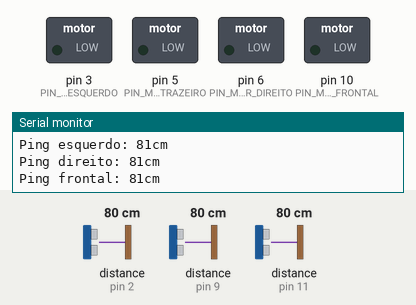
Bench run of a sketch on a simulated Teensy 3. On the bench: switched loads named in the sketch (green lamp = pin HIGH), the last lines printed to the serial monitor. Dashed ring = blinking. The test bench sets the inputs (shaded band); at power-on: distance to the obstacle (sensors on pin 2, pin 9, pin 11) 80 cm. The echo pulse lasts 58.3 µs per cm.

Above: at 1.2 s.
1.3 s: distance to the obstacle (sensor on pin 2) set to 7 cm
2.8 s: distance to the obstacle (sensor on pin 2) set to 4 cm
At 3.28 s:
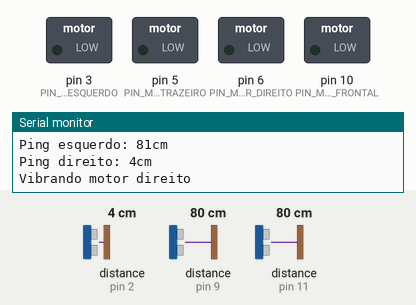
4.9 s: distance to the obstacle (sensor on pin 9) set to 7 cm
6.4 s: distance to the obstacle (sensor on pin 9) set to 4 cm
At 7.02 s:
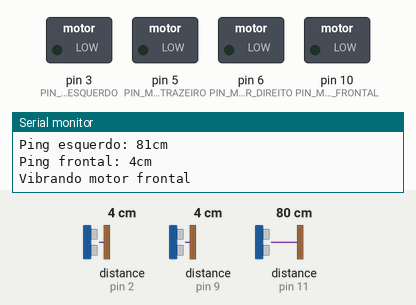
8.6 s: distance to the obstacle (sensor on pin 11) set to 7 cm
10.2 s: distance to the obstacle (sensor on pin 11) set to 4 cm
At 12.88 s:
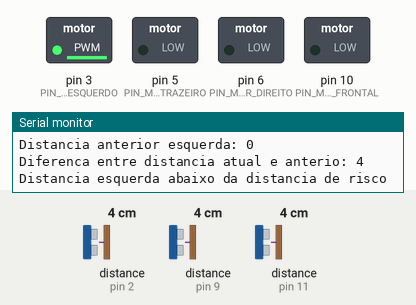
Timing chart, 0 to 14.2 s (numbered marks = the images above; inputs shaded):
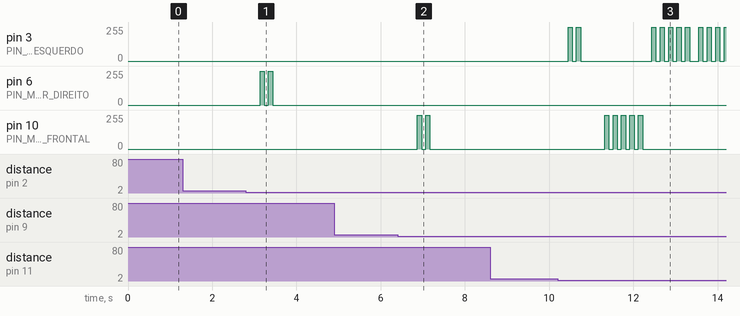

The sketch:

sketch.ino
```cpp
#include "NewPing.h"
#include <SoftwareSerial.h>

#define DISTANCIA_MAXIMA               200

#define TRIG_PIN_ULTRASOM_ESQUERDO     12
#define ECHO_PIN_ULTRASOM_ESQUERDO     11

#define TRIG_PIN_ULTRASOM_DIREITO      4
#define ECHO_PIN_ULTRASOM_DIREITO      2

#define TRIG_PIN_ULTRASOM_FRONTAL      8
#define ECHO_PIN_ULTRASOM_FRONTAL      9

#define PIN_MOTOR_ESQUERDO             3
#define PIN_MOTOR_TRAZEIRO             5
#define PIN_MOTOR_DIREITO              6
#define PIN_MOTOR_FRONTAL              10

#define LIMITE_ALERTA                  90
#define DISTANCIA_RISCO                25

int DEBUG = 1;

int CONTROLE_EXECUCAO = 0;
//0 : Testa os motores
//1 : Navegacao

int DISTANCIA_ATUAL_FRONTAL = 0;
int DISTANCIA_ANTERIOR_FRONTAL = 0;
int DISTANCIA_ATUAL_ESQUERDA = 0;
int DISTANCIA_ANTERIOR_ESQUERDA = 0;
int DISTANCIA_ATUAL_DIREITA = 0;
int DISTANCIA_ANTERIOR_DIREITA = 0;

NewPing frontal(TRIG_PIN_ULTRASOM_FRONTAL, ECHO_PIN_ULTRASOM_FRONTAL, DISTANCIA_MAXIMA);
NewPing esquerdo(TRIG_PIN_ULTRASOM_ESQUERDO, ECHO_PIN_ULTRASOM_ESQUERDO, DISTANCIA_MAXIMA);
NewPing direito(TRIG_PIN_ULTRASOM_DIREITO, ECHO_PIN_ULTRASOM_DIREITO, DISTANCIA_MAXIMA);

int motor_esquerdo_ativado = 0;
int distancia_motor_esquerdo = 0;

int motor_direito_ativado = 0;
int distancia_motor_direito = 0;

int motor_frontal_ativado = 0;
int distancia_motor_frontal = 0;

int byte_lido = 0;
SoftwareSerial mySerial(1, 0); // RX - Pino 1, TX - Pino 0

void setup()
{
    Serial.begin(9600);
    while (!Serial)
    {
        ; // wait for serial port to connect. Needed for native USB port only
    }

    pinMode(PIN_MOTOR_ESQUERDO, OUTPUT);
    pinMode(PIN_MOTOR_TRAZEIRO, OUTPUT);
    pinMode(PIN_MOTOR_DIREITO,  OUTPUT);
    pinMode(PIN_MOTOR_FRONTAL,  OUTPUT);
    mySerial.begin(9600);
    mySerial.println("Hello, world?");
}
void alerta_vibratorio(int pino, int potencia, int quantidade, int tempo_ligado)
{
   int i;
   for (i = 0; i < quantidade; i++)
   {

       analogWrite(pino, potencia);
       delay(tempo_ligado);
       analogWrite(pino, 0);
       delay(tempo_ligado);
   }
}

void testa_motor(NewPing &ultra_som, int &motor_ativado, int pin_motor, const char *posicao)
{

    int distancia = 0;
    if (motor_ativado != 0)
        return ;

    distancia = ultra_som.convert_cm(ultra_som.ping_median());
    if (DEBUG == 1)
    {
        Serial.print("Ping ");
        Serial.print(posicao);
        Serial.print(": ");
        Serial.print(distancia);
        Serial.println("cm");
    }

    if (distancia <= 5 && distancia != 0)
    {
        motor_ativado = 1;

        if (DEBUG == 1)
        {
            Serial.print("Vibrando motor ");
            Serial.println(posicao);
        }

        alerta_vibratorio(pin_motor, 254, 2, 100);
    }


}
/*
                COMPARE MOTORES FRONTAIS
*/
int compare_distancias_frontais(NewPing &sonar)
{
    int delta_d = 0;
    DISTANCIA_ATUAL_FRONTAL = sonar.convert_cm(sonar.ping_median());
    if (DEBUG == 1)
    {
        Serial.print("Distancia atual frontal: ");
        Serial.println(DISTANCIA_ATUAL_FRONTAL);
        Serial.print("Distancia anterior frontal: ");
        Serial.println(DISTANCIA_ANTERIOR_FRONTAL);
    }
    if (DISTANCIA_ATUAL_FRONTAL != 0)
    {
        delta_d = DISTANCIA_ATUAL_FRONTAL - DISTANCIA_ANTERIOR_FRONTAL;
        if (DEBUG ==1)
        {
            Serial.print("Diferenca entre distancia atual e anterio: ");
            Serial.println(delta_d);
        }
        return delta_d;
    }
}

void trate_motores_frontais(int comparacao_distancias)
{
   if (DISTANCIA_ATUAL_FRONTAL == 0)
   {
      return;
   }

   if (comparacao_distancias < -10 && DISTANCIA_ATUAL_FRONTAL < LIMITE_ALERTA)
   {
       if (DEBUG == 1)
       {
            Serial.println("Distancia abaixo do limite de alerta e alterada em mais de 10 cm");
       }
       alerta_vibratorio(PIN_MOTOR_FRONTAL, 254, 2, 100);
   }
   if (DISTANCIA_ATUAL_FRONTAL <= DISTANCIA_RISCO)
   {
       if (DEBUG == 1)
       {
            Serial.println("Distancia abaixo da distancia de risco");
       }
       alerta_vibratorio(PIN_MOTOR_FRONTAL, 254, 5, 100);
   }
}
/*
                COMPARE MOTORES ESQUERDOS
*/
int compare_distancias_esquerdas(NewPing &sonar)
{
    int delta_d = 0;
    DISTANCIA_ATUAL_ESQUERDA = sonar.convert_cm(sonar.ping_median());
    if (DEBUG == 1)
    {
        Serial.print("Distancia atual esquerda: ");
        Serial.println(DISTANCIA_ATUAL_ESQUERDA);
        Serial.print("Distancia anterior esquerda: ");
        Serial.println(DISTANCIA_ANTERIOR_ESQUERDA);
    }
    if (DISTANCIA_ATUAL_ESQUERDA != 0)
    {
        delta_d = DISTANCIA_ATUAL_ESQUERDA - DISTANCIA_ANTERIOR_ESQUERDA;
        if (DEBUG ==1)
        {
            Serial.print("Diferenca entre distancia atual e anterio: ");
            Serial.println(delta_d);
        }
        return delta_d;
    }
}

void trate_motores_esquerdos(int comparacao_distancias)
{
   if (DISTANCIA_ATUAL_ESQUERDA == 0)
   {
      return;
   }

   if (comparacao_distancias < -10 && DISTANCIA_ATUAL_ESQUERDA < LIMITE_ALERTA)
   {
       if (DEBUG == 1)
       {
            Serial.println("Distancia esquerda abaixo do limite de alerta e alterada em mais de 10 cm");
       }
       alerta_vibratorio(PIN_MOTOR_ESQUERDO, 254, 2, 100);
   }
   if (DISTANCIA_ATUAL_ESQUERDA <= DISTANCIA_RISCO)
   {
       if (DEBUG == 1)
       {
            Serial.println("Distancia esquerda abaixo da distancia de risco");
       }
       alerta_vibratorio(PIN_MOTOR_ESQUERDO, 254, 5, 100);
   }
}
/*
                COMPARE MOTORES DIREITOS
*/
int compare_distancias_direitas(NewPing &sonar)
{
    int delta_d = 0;
    DISTANCIA_ATUAL_DIREITA = sonar.convert_cm(sonar.ping_median());
    if (DEBUG == 1)
    {
        Serial.print("Distancia atual direita: ");
        Serial.println(DISTANCIA_ATUAL_DIREITA);
        Serial.print("Distancia anterior direita: ");
        Serial.println(DISTANCIA_ANTERIOR_DIREITA);
    }
    if (DISTANCIA_ATUAL_DIREITA != 0)
    {
        delta_d = DISTANCIA_ATUAL_DIREITA - DISTANCIA_ANTERIOR_DIREITA;
        if (DEBUG ==1)
        {
            Serial.print("Diferenca entre distancia atual e anterio: ");
            Serial.println(delta_d);
        }
        return delta_d;
    }
}

void trate_motores_direitos(int comparacao_distancias)
{
   if (DISTANCIA_ATUAL_DIREITA == 0)
   {
      return;
   }

   if (comparacao_distancias < -10 && DISTANCIA_ATUAL_DIREITA < LIMITE_ALERTA)
   {
       if (DEBUG == 1)
       {
            Serial.println("Distancia direita abaixo do limite de alerta e alterada em mais de 10 cm");
       }
       alerta_vibratorio(PIN_MOTOR_ESQUERDO, 254, 2, 100);
   }
   if (DISTANCIA_ATUAL_DIREITA <= DISTANCIA_RISCO)
   {
       if (DEBUG == 1)
       {
            Serial.println("Distancia direita abaixo da distancia de risco");
       }
       alerta_vibratorio(PIN_MOTOR_ESQUERDO, 254, 5, 100);
   }
}

void printa_motores_testados(NewPing &ultra_som, int &motor_testado, const char *posicao)
{
    int distancia = 0;
    if (motor_testado != 1)
        return ;

    if (DEBUG == 1)
    {
        Serial.print("Motor ");
        Serial.print(posicao);
        Serial.println(" testado");
        distancia = ultra_som.convert_cm(ultra_som.ping_median());
        Serial.print(distancia);
        Serial.println("cm");
    }

}

void loop()
{
    if (Serial.available() > 0)
    {
        byte_lido = Serial.parseInt();
        if (DEBUG == 1)
        {
            //Serial.print("Foi Recebido: ");
            //Serial.println(bytes_lidos, DEC);
            if (byte_lido == 44)
            {//espera por uma virgula
               Serial.println();
            }
            else
            {//printa byte_lido
                Serial.write(byte_lido);
            }
        }
        if (byte_lido == 0) {
            DEBUG = 0;
            Serial.println("Saindo do modo debug");
        }
        if (byte_lido == 1) {
           DEBUG = 1;
           Serial.println("Entrando no modo debug");
        }
    }

    if (CONTROLE_EXECUCAO == 0)
    {
        testa_motor(esquerdo, motor_esquerdo_ativado, PIN_MOTOR_ESQUERDO, "esquerdo");
        testa_motor(direito, motor_direito_ativado, PIN_MOTOR_DIREITO, "direito");
        testa_motor(frontal, motor_frontal_ativado,  PIN_MOTOR_FRONTAL, "frontal");
        printa_motores_testados(esquerdo, motor_esquerdo_ativado, "esquerdo");
        printa_motores_testados(direito, motor_direito_ativado, "direito");
        printa_motores_testados(frontal, motor_frontal_ativado, "frontal");
        if (motor_esquerdo_ativado == 1 && motor_direito_ativado == 1 && motor_frontal_ativado == 1)
        {// se todos os ultrasons jah foram testados, mude de estado
            CONTROLE_EXECUCAO = 1;
        }
    }//fim dos testes dos motores

    if (CONTROLE_EXECUCAO == 1)
    {
        if (DEBUG == 1)
        {
            Serial.println("Entrando no modo de navegacao");
        }
        trate_motores_frontais(compare_distancias_frontais(frontal));
        DISTANCIA_ANTERIOR_FRONTAL = DISTANCIA_ATUAL_FRONTAL;
        trate_motores_esquerdos(compare_distancias_esquerdas(esquerdo));
        DISTANCIA_ANTERIOR_ESQUERDA = DISTANCIA_ATUAL_ESQUERDA;
        trate_motores_direitos(compare_distancias_direitas(direito));
        DISTANCIA_ANTERIOR_DIREITA = DISTANCIA_ATUAL_DIREITA;

    }
}
```

Measured:
- the behaviour switches between 6 and 5 cm on distance to the obstacle (sensor on pin 2) (found by bisection; images 0 and 1)
- the behaviour switches between 6 and 5 cm on distance to the obstacle (sensor on pin 9) (found by bisection; images 1 and 2)
- the behaviour switches between 6 and 5 cm on distance to the obstacle (sensor on pin 11) (found by bisection; images 2 and 3)
- after the input at 2.8 s, pin 6 (PIN_MOTOR_DIREITO): alternates 254/255 for 0.10 s and 0/255 for 0.10 s, 4 changes in all, then stays 0/255, starting after 0.34 s
- after the input at 6.4 s, pin 10 (PIN_MOTOR_FRONTAL): alternates 254/255 for 0.10 s and 0/255 for 0.10 s, 4 changes in all, then stays 0/255, starting after 0.47 s
- after the input at 10.2 s, pin 3 (PIN_MOTOR_ESQUERDO): 0/255 → 254/255 after 0.25 s, → 0/255 0.10 s later, → 254/255 0.10 s later, → 0/255 0.10 s later, … (21 changes in this stretch); pin 10 (PIN_MOTOR_FRONTAL): alternates 254/255 for 0.10 s and 0/255 for 0.10 s, 10 changes in all, then stays 0/255, starting after 1.1 s
